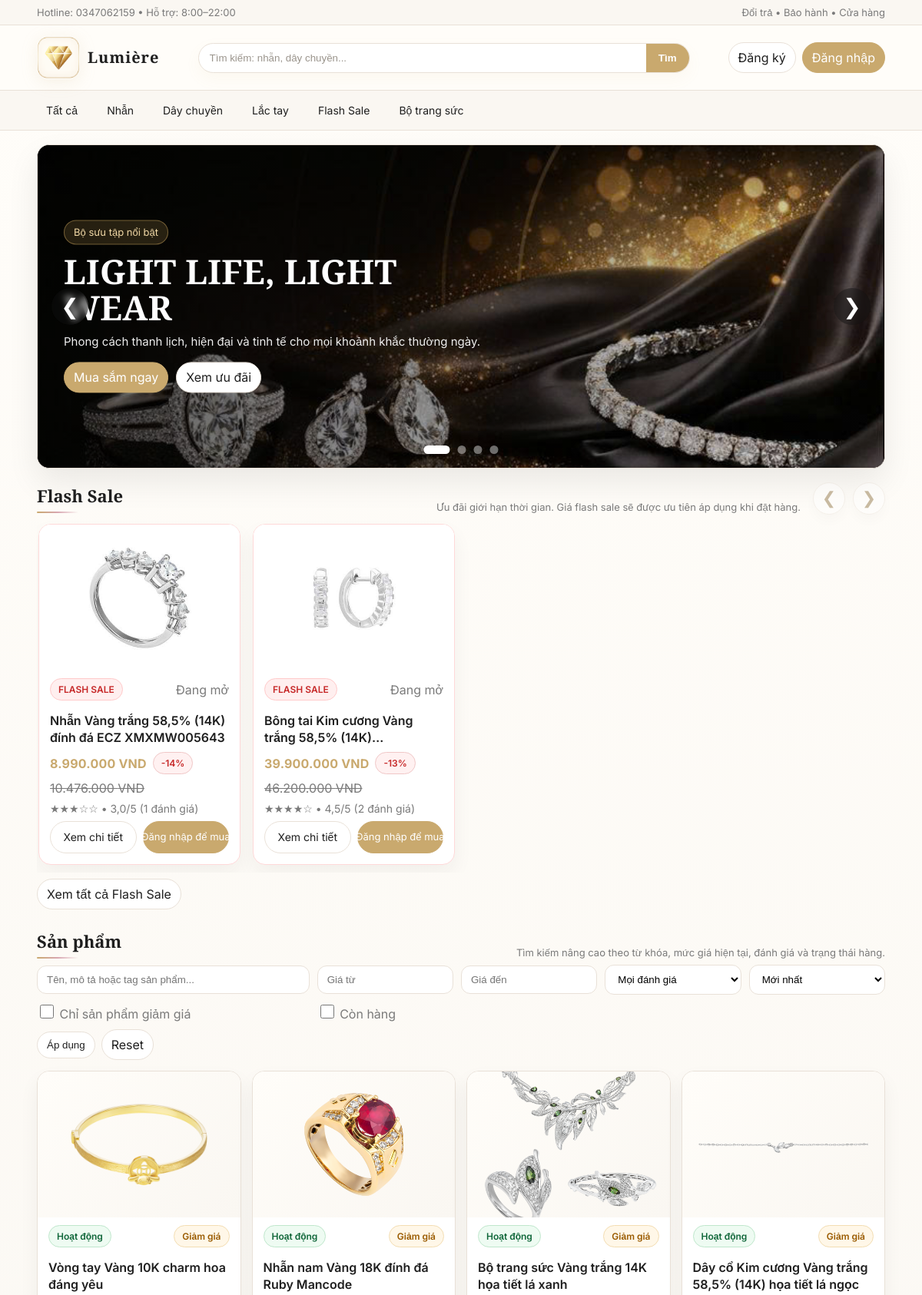
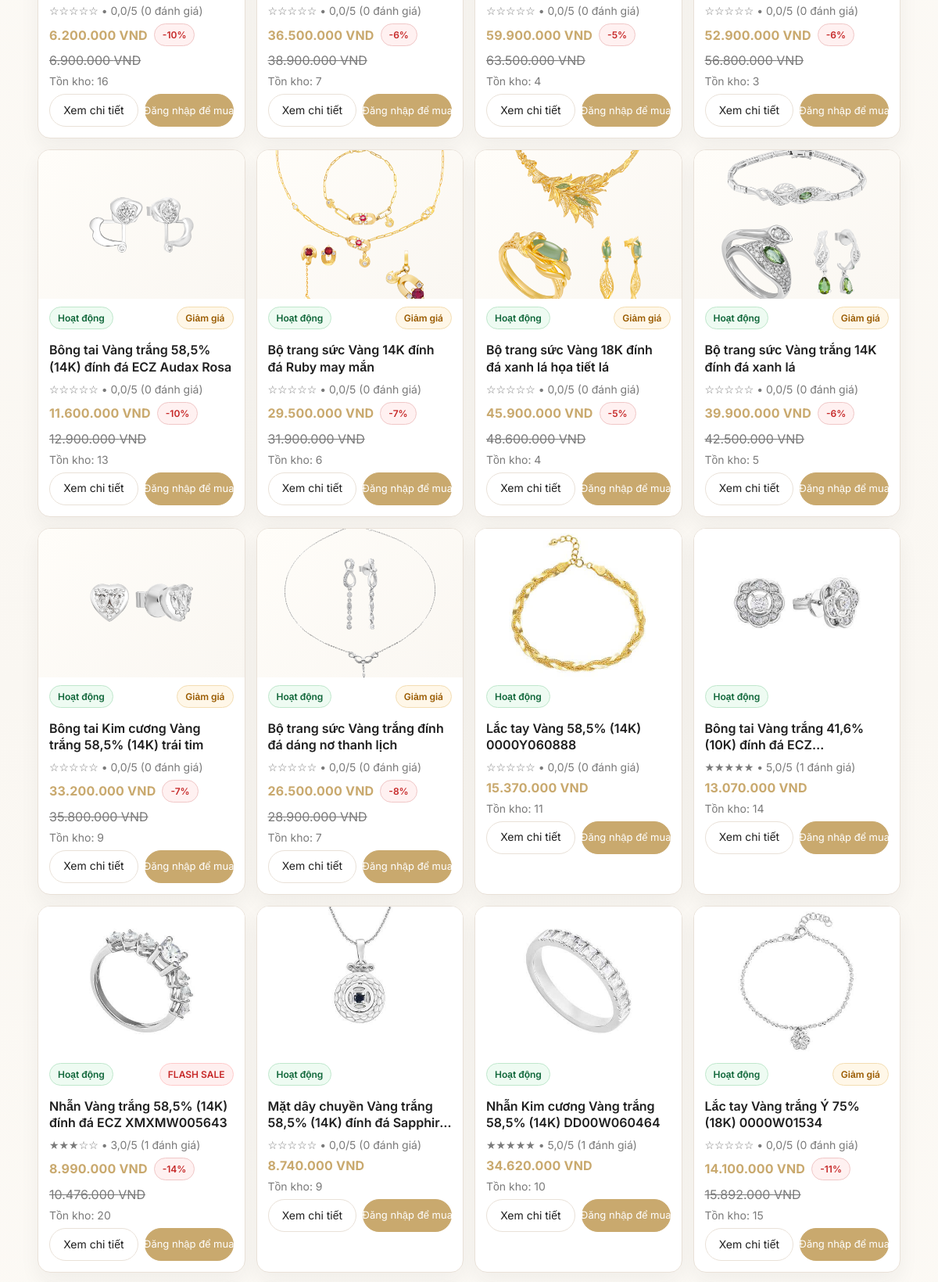
The page / (upper part) on the database its author committed (2 pictures, top to bottom).
### shop/models.py (models this page shows, shortened)
class SanPham(models.Model):
    TRANG_THAI = [
        ("active", "Hoạt động"),
        ("inactive", "Ngừng kinh doanh"),
    ]
    ten = models.CharField(max_length=100)
    gia = models.IntegerField(default=0)
    gia_khuyen_mai = models.IntegerField(blank=True, null=True)
    flash_sale_price = models.IntegerField(blank=True, null=True)
    flash_sale_start = models.DateTimeField(blank=True, null=True)
    flash_sale_end = models.DateTimeField(blank=True, null=True)
    anh = models.ImageField(upload_to="sanpham/", blank=True, null=True)
    search_tags = models.CharField(max_length=255, blank=True, default="")
    mo_ta = models.TextField(blank=True, default="")
    ton_kho = models.IntegerField(default=10)
    trang_thai = models.CharField(max_length=20, choices=TRANG_THAI, default="active")
    @property
    def dang_giam_gia(self) -> bool:
        return self.gia_khuyen_mai is not None and int(self.gia_khuyen_mai or 0) > 0 and int(self.gia_khuyen_mai) < int(self.gia or 0)
    @property
    def co_flash_sale_cai_dat(self) -> bool:
        return (
            self.flash_sale_price is not None
            and int(self.flash_sale_price or 0) > 0
            and int(self.flash_sale_price) < int(self.gia or 0)
        )
    @property
    def dang_flash_sale(self) -> bool:
        if not self.co_flash_sale_cai_dat:
            return False
        now = timezone.now()
        if self.flash_sale_start and now < self.flash_sale_start:
            return False
        if self.flash_sale_end and now > self.flash_sale_end:
            return False
        return True
    @property
    def gia_hien_tai(self) -> int:
        if self.dang_flash_sale:
            return int(self.flash_sale_price)
        if self.dang_giam_gia:
            return int(self.gia_khuyen_mai)
        return int(self.gia or 0)
    @property
    def so_tien_giam(self) -> int:
        return max(int(self.gia or 0) - self.gia_hien_tai, 0)
    @property
    def phan_tram_giam(self) -> int:
        gia = int(self.gia or 0)
        if gia <= 0 or self.so_tien_giam <= 0:
            return 0
        return max((self.so_tien_giam * 100) // gia, 0)
    @property
    def review_count(self) -> int:
        return int(getattr(self, "review_count_value", None) or self.reviews.filter(is_visible=True).count())
    @property
    def average_rating(self) -> float:
        annotated = getattr(self, "average_rating_value", None)
        if annotated is not None:
            return float(annotated or 0)
        return float(self.reviews.filter(is_visible=True).aggregate(avg=Avg("rating")).get("avg") or 0)
    @property
    def rating_stars(self) -> str:
        avg = self.average_rating
        full = int(round(avg))
        full = max(min(full, 5), 0)
        return "★" * full + "☆" * (5 - full)

### shop/views.py (the view)
# urls.py: path("", views.home, name="home"),
def home(request):
    seed_sample_products()
    seed_sample_vouchers()
    q = request.GET.get("q", "").strip()
    sort = request.GET.get("sort", "newest").strip()
    min_price = _parse_int_param(request.GET.get("min_price"), None)
    max_price = _parse_int_param(request.GET.get("max_price"), None)
    sale_only = request.GET.get("sale_only") == "1"
    in_stock = request.GET.get("in_stock") == "1"
    min_rating = _parse_int_param(request.GET.get("min_rating"), 0) or 0
    if sort not in PRODUCT_SORTS:
        sort = "newest"
    now = timezone.now()
    ds_qs = _annotated_catalog_queryset(apply_product_filters(SanPham.objects.filter(trang_thai="active"), q=q, sort=sort))
    ds = list(ds_qs)
    if sort == "rating_desc":
        ds.sort(key=lambda p: (float(p.average_rating or 0), int(p.review_count or 0), p.id), reverse=True)
    elif sort == "price_asc":
        ds.sort(key=lambda p: (int(p.gia_hien_tai or 0), p.id))
    elif sort == "price_desc":
        ds.sort(key=lambda p: (int(p.gia_hien_tai or 0), p.id), reverse=True)
    ds = _filter_products_for_catalog(ds, min_price=min_price, max_price=max_price, sale_only=sale_only, in_stock=in_stock, min_rating=min_rating)
    flash_sale_products = list(_annotated_catalog_queryset(SanPham.objects.filter(
        models.Q(flash_sale_start__isnull=True) | models.Q(flash_sale_start__lte=now),
        models.Q(flash_sale_end__isnull=True) | models.Q(flash_sale_end__gte=now),
        trang_thai="active",
        flash_sale_price__isnull=False,
        flash_sale_price__gt=0,
        flash_sale_price__lt=models.F("gia"),
    ).order_by("flash_sale_end", "-id")[:4]))
    discounted_products = list(_annotated_catalog_queryset(SanPham.objects.filter(
        trang_thai="active",
        gia_khuyen_mai__isnull=False,
        gia_khuyen_mai__gt=0,
    ).exclude(gia_khuyen_mai__gte=models.F("gia")).exclude(id__in=[p.id for p in flash_sale_products]).order_by("-id")[:4]))
    return render(request, "home.html", {
        "ds": ds,
        "q": q,
        "sort": sort,
        "min_price": request.GET.get("min_price", ""),
        "max_price": request.GET.get("max_price", ""),
        "sale_only": sale_only,
        "in_stock": in_stock,
        "min_rating": int(min_rating or 0),
        "product_sort_choices": PRODUCT_SORT_CHOICES + [("rating_desc", "Đánh giá cao nhất")],
        "cart_count": cart_item_count(request.user),
        "available_vouchers": Voucher.objects.filter(active=True).order_by("code")[:5],
        "discounted_products": discounted_products,
        "flash_sale_products": flash_sale_products,
        "now": now,
    })

### templates/home.html (shortened to what this page needs)
{% extends "base.html" %}
{% load static %}
{% load tien %}
{% block content %}
<div class="hero home-slider">
    <div class="banner-carousel" id="homeBannerCarousel" aria-label="Banner trang chủ">
      <button class="carousel-arrow prev" type="button" aria-label="Banner trước">&#10094;</button>
      <button class="carousel-arrow next" type="button" aria-label="Banner tiếp theo">&#10095;</button>
      <div class="carousel-track">
        <div class="carousel-slide active" style="background-image:url('{% static 'banner.png' %}');">
          <div class="slide-overlay"></div>
          <div class="slide-content align-left">
            <span class="tag">Bộ sưu tập nổi bật</span>
            <h1>LIGHT LIFE, LIGHT WEAR</h1>
            <p>Phong cách thanh lịch, hiện đại và tinh tế cho mọi khoảnh khắc thường ngày.</p>
            <div class="hero-actions">
              <a class="btn primary" href="{% url 'home' %}">Mua sắm ngay</a>
              <a class="btn" href="{% url 'flash_sale_products' %}">Xem ưu đãi</a>
            </div>
          </div>
        </div>
      </div>
      <div class="carousel-dots" aria-label="Chọn banner">
        <button type="button" class="active" aria-label="Banner 1"></button>
        <button type="button" aria-label="Banner 2"></button>
        <button type="button" aria-label="Banner 3"></button>
        <button type="button" aria-label="Banner 4"></button>
      </div>
    </div>
  </div>
  {% if flash_sale_products and not q and not min_price and not max_price %}
    <div class="product-slider-section" id="flashSaleSection">
      <div class="product-slider-header">
        <div class="section">
          <h2>Flash Sale</h2>
          <div class="hint">Ưu đãi giới hạn thời gian. Giá flash sale sẽ được ưu tiên áp dụng khi đặt hàng.</div>
        </div>
        <div class="product-slider-nav" aria-label="Điều hướng Flash Sale">
          <button class="product-slider-btn" type="button" data-slider-prev="flashSaleSlider" aria-label="Xem sản phẩm flash sale trước">&#10094;</button>
          <button class="product-slider-btn" type="button" data-slider-next="flashSaleSlider" aria-label="Xem sản phẩm flash sale tiếp theo">&#10095;</button>
        </div>
      </div>
      <div class="product-slider-shell">
        <div class="product-slider-track" id="flashSaleSlider">
          {% for sp in flash_sale_products %}
            <div class="card product-card" style="border:1px solid #ffd9d9;">
              <div class="thumb">{% if sp.anh %}<img src="{{ sp.anh.url }}" alt="{{ sp.ten }}" class="thumb-img">{% endif %}</div>
              <div class="body">
                <div class="row" style="justify-content:space-between;gap:8px;align-items:center;flex-wrap:wrap;margin-bottom:8px;">
                  <span class="status" style="background:#ffefef;color:#c62828;border-color:#ffcaca;">FLASH SALE</span>
                  <span class="muted">{% if sp.flash_sale_end %}Đến {{ sp.flash_sale_end|date:"H:i d/m/Y" }}{% else %}Đang mở{% endif %}</span>
                </div>
                <p class="name product-name">{{ sp.ten }}</p>
                <div class="row" style="gap:8px;align-items:center;flex-wrap:wrap;">
                  <p class="price" style="margin:0;">{{ sp.gia_hien_tai|vnd }} VND</p><span style="display:none;">{{ sp.gia_hien_tai|vnd_comma }}</span>
                  <span class="status" style="background:#fff1f1;color:#c62828;border-color:#f0c7c7;">-{{ sp.phan_tram_giam }}%</span>
                </div>
                <p class="muted" style="text-decoration:line-through;">{{ sp.gia|vnd }} VND</p>
                <div class="muted product-rating">{{ sp.rating_stars }} • {{ sp.average_rating|floatformat:1 }}/5 ({{ sp.review_count }} đánh giá)</div>
                <div class="row product-actions">
                  <a class="btn" href="{% url 'chi_tiet_san_pham' sp.id %}">Xem chi tiết</a>
                  {% if user.is_authenticated %}
                    <form method="post" action="{% url 'add_to_cart' sp.id %}" style="display:inline;">{% csrf_token %}<input type="hidden" name="next" value="{% url 'home' %}"><button class="btn" type="submit">Thêm giỏ hàng</button></form>
                    <a class="btn primary" href="{% url 'dat_hang' sp.id %}">Mua ngay</a>
                  {% else %}
                    <a class="btn primary" href="{% url 'dang_nhap' %}">Đăng nhập để mua</a>
                  {% endif %}
                </div>
              </div>
            </div>
          {% endfor %}
        </div>
      </div>
      <div class="product-slider-footer"><a class="btn" href="{% url 'flash_sale_products' %}">Xem tất cả Flash Sale</a></div>
    </div>
  {% endif %}
  <div class="section">
    <h2>Sản phẩm</h2>
    <div class="hint">Tìm kiếm nâng cao theo từ khóa, mức giá hiện tại, đánh giá và trạng thái hàng.</div>
  </div>
  <form method="get" class="filter-bar" style="margin-bottom:14px;display:grid;grid-template-columns:2fr repeat(4,1fr);gap:10px;">
    <input class="input" name="q" value="{{ q }}" placeholder="Tên, mô tả hoặc tag sản phẩm...">
    <input class="input" type="number" min="0" name="min_price" value="{{ min_price }}" placeholder="Giá từ">
    <input class="input" type="number" min="0" name="max_price" value="{{ max_price }}" placeholder="Giá đến">
    <select class="input" name="min_rating">
      <option value="0" {% if min_rating == 0 %}selected{% endif %}>Mọi đánh giá</option>
    </select>
    <select class="input" name="sort">
      {% for value, label in product_sort_choices %}
        <option value="{{ value }}" {% if sort == value %}selected{% endif %}>{{ label }}</option>
      {% endfor %}
    </select>
    <label class="muted"><input type="checkbox" name="sale_only" value="1" {% if sale_only %}checked{% endif %}> Chỉ sản phẩm giảm giá</label>
    <label class="muted"><input type="checkbox" name="in_stock" value="1" {% if in_stock %}checked{% endif %}> Còn hàng</label>
    <div class="row" style="gap:8px;grid-column:1/-1;">
      <button class="btn" type="submit">Áp dụng</button>
      <a class="btn" href="{% url 'home' %}">Reset</a>
    </div>
  </form>
  <div class="grid">
    {% for sp in ds %}
      <div class="card product-card">
        <div class="thumb">
          {% if sp.anh %}<img src="{{ sp.anh.url }}" alt="{{ sp.ten }}" class="thumb-img">{% else %}JEWELRY{% endif %}
        </div>
        <div class="body">
          <div class="row" style="justify-content:space-between;gap:8px;align-items:center;flex-wrap:wrap;margin-bottom:8px;">
            <div class="status status-{{ sp.trang_thai|lower }}" style="display:inline-flex;">{{ sp.get_trang_thai_display }}</div>
            {% if sp.dang_flash_sale %}
              <span class="status" style="background:#ffefef;color:#c62828;border-color:#ffcaca;">FLASH SALE</span>
            {% elif sp.dang_giam_gia %}
              <span class="status" style="background:#fff7e8;color:#9a5b00;border-color:#f3ddb2;">Giảm giá</span>
            {% endif %}
          </div>
          <p class="name product-name">{{ sp.ten }}</p>
          <div class="muted product-rating">{{ sp.rating_stars }} • {{ sp.average_rating|floatformat:1 }}/5 ({{ sp.review_count }} đánh giá)</div>
          {% if sp.dang_flash_sale or sp.dang_giam_gia %}
            <div class="row" style="gap:8px;align-items:center;flex-wrap:wrap;">
              <p class="price" style="margin:0;">{{ sp.gia_hien_tai|vnd }} VND</p><span style="display:none;">{{ sp.gia_hien_tai|vnd_comma }}</span>
              <span class="status" style="background:#fff1f1;color:#c62828;border-color:#f0c7c7;">-{{ sp.phan_tram_giam }}%</span>
            </div>
            <p class="muted" style="text-decoration:line-through;">{{ sp.gia|vnd }} VND</p>
          {% else %}
            <p class="price">{{ sp.gia|vnd }} VND</p>
          {% endif %}
          <div class="muted product-stock">Tồn kho: {{ sp.ton_kho }}</div>
          <div class="row product-actions">
            <a class="btn" href="{% url 'chi_tiet_san_pham' sp.id %}">Xem chi tiết</a>
            {% if user.is_authenticated %}
              <form method="post" action="{% url 'add_to_cart' sp.id %}" style="display:inline;">{% csrf_token %}
                <input type="hidden" name="next" value="{% url 'home' %}">
                <button class="btn" type="submit">Thêm giỏ hàng</button>
              </form>
              <a class="btn primary" href="{% url 'dat_hang' sp.id %}">Mua ngay</a>
            {% else %}
              <a class="btn primary" href="{% url 'dang_nhap' %}">Đăng nhập để mua</a>
            {% endif %}
          </div>
        </div>
      </div>
    {% empty %}
      <div class="card" style="padding:16px;grid-column:1/-1;">Không tìm thấy sản phẩm phù hợp với bộ lọc hiện tại.</div>
    {% endfor %}
  </div>
{% endblock %}

### rows shown on the page
SanPham: anh (picture), shows "Đang mở", ten "Nhẫn Vàng trắng 58,5% (14K) đính đá ECZ XMXMW005643", gia_hien_tai|vnd "8.990.000", phan_tram_giam "14", gia|vnd "10.476.000", rating_stars "★★★☆☆", average_rating "3,0", review_count "1", trang_thai "Hoạt động", shows "FLASH SALE", ton_kho "20"
SanPham: anh (picture), shows "Đang mở", ten "Bông tai Kim cương Vàng trắng 58,5%…", gia_hien_tai|vnd "39.900.000", phan_tram_giam "13", gia|vnd "46.200.000", rating_stars "★★★★☆", average_rating "4,5", review_count "2"
SanPham: anh (picture), trang_thai "Hoạt động", shows "Giảm giá", ten "Vòng tay Vàng 10K charm hoa đáng yêu", rating_stars "☆☆☆☆☆", average_rating "0,0", review_count "0", gia_hien_tai|vnd "6.200.000", phan_tram_giam "10", gia|vnd "6.900.000", ton_kho "16"
SanPham: anh (picture), trang_thai "Hoạt động", shows "Giảm giá", ten "Nhẫn nam Vàng 18K đính đá Ruby Mancode", rating_stars "☆☆☆☆☆", average_rating "0,0", review_count "0", gia_hien_tai|vnd "36.500.000", phan_tram_giam "6", gia|vnd "38.900.000", ton_kho "7"
SanPham: anh (picture), trang_thai "Hoạt động", shows "Giảm giá", ten "Bộ trang sức Vàng trắng 14K họa tiết lá xanh", rating_stars "☆☆☆☆☆", average_rating "0,0", review_count "0", gia_hien_tai|vnd "59.900.000", phan_tram_giam "5", gia|vnd "63.500.000", ton_kho "4"
SanPham: anh (picture), trang_thai "Hoạt động", shows "Giảm giá", ten "Dây cổ Kim cương Vàng trắng 58,5% (14K) họa tiết lá ngọc", rating_stars "☆☆☆☆☆", average_rating "0,0", review_count "0", gia_hien_tai|vnd "52.900.000", phan_tram_giam "6", gia|vnd "56.800.000", ton_kho "3"
SanPham: anh (picture), trang_thai "Hoạt động", shows "Giảm giá", ten "Bông tai Vàng trắng 58,5% (14K) đính đá ECZ Audax Rosa", rating_stars "☆☆☆☆☆", average_rating "0,0", review_count "0", gia_hien_tai|vnd "11.600.000", phan_tram_giam "10", gia|vnd "12.900.000", ton_kho "13"
SanPham: anh (picture), trang_thai "Hoạt động", shows "Giảm giá", ten "Bộ trang sức Vàng 14K đính đá Ruby may mắn", rating_stars "☆☆☆☆☆", average_rating "0,0", review_count "0", gia_hien_tai|vnd "29.500.000", phan_tram_giam "7", gia|vnd "31.900.000", ton_kho "6"
SanPham: anh (picture), trang_thai "Hoạt động", shows "Giảm giá", ten "Bộ trang sức Vàng 18K đính đá xanh lá họa tiết lá", rating_stars "☆☆☆☆☆", average_rating "0,0", review_count "0", gia_hien_tai|vnd "45.900.000", phan_tram_giam "5", gia|vnd "48.600.000", ton_kho "4"
SanPham: anh (picture), trang_thai "Hoạt động", shows "Giảm giá", ten "Bộ trang sức Vàng trắng 14K đính đá xanh lá", rating_stars "☆☆☆☆☆", average_rating "0,0", review_count "0", gia_hien_tai|vnd "39.900.000", phan_tram_giam "6", gia|vnd "42.500.000", ton_kho "5"
SanPham: anh (picture), trang_thai "Hoạt động", shows "Giảm giá", ten "Bông tai Kim cương Vàng trắng 58,5% (14K) trái tim", rating_stars "☆☆☆☆☆", average_rating "0,0", review_count "0", gia_hien_tai|vnd "33.200.000", phan_tram_giam "7", gia|vnd "35.800.000", ton_kho "9"
SanPham: anh (picture), trang_thai "Hoạt động", shows "Giảm giá", ten "Bộ trang sức Vàng trắng đính đá dáng nơ thanh lịch", rating_stars "☆☆☆☆☆", average_rating "0,0", review_count "0", gia_hien_tai|vnd "26.500.000", phan_tram_giam "8", gia|vnd "28.900.000", ton_kho "7"
SanPham: anh (picture), trang_thai "Hoạt động", ten "Lắc tay Vàng 58,5% (14K) 0000Y060888", rating_stars "☆☆☆☆☆", average_rating "0,0", review_count "0", gia|vnd "15.370.000", ton_kho "11"
SanPham: anh (picture), trang_thai "Hoạt động", ten "Bông tai Vàng trắng 41,6% (10K) đính đá…", rating_stars "★★★★★", average_rating "5,0", review_count "1", gia|vnd "13.070.000", ton_kho "14"
SanPham: anh (picture), trang_thai "Hoạt động", ten "Mặt dây chuyền Vàng trắng 58,5% (14K) đính đá…", rating_stars "☆☆☆☆☆", average_rating "0,0", review_count "0", gia|vnd "8.740.000", ton_kho "9"
SanPham: anh (picture), trang_thai "Hoạt động", ten "Nhẫn Kim cương Vàng trắng 58,5% (14K) DD00W060464", rating_stars "★★★★★", average_rating "5,0", review_count "1", gia|vnd "34.620.000", ton_kho "10"
SanPham: anh (picture), trang_thai "Hoạt động", shows "Giảm giá", ten "Lắc tay Vàng trắng Ý 75% (18K) 0000W01534", rating_stars "☆☆☆☆☆", average_rating "0,0", review_count "0", gia_hien_tai|vnd "14.100.000", phan_tram_giam "11", gia|vnd "15.892.000", ton_kho "15"

### other values the page prints
form field sort "Mới nhất"
